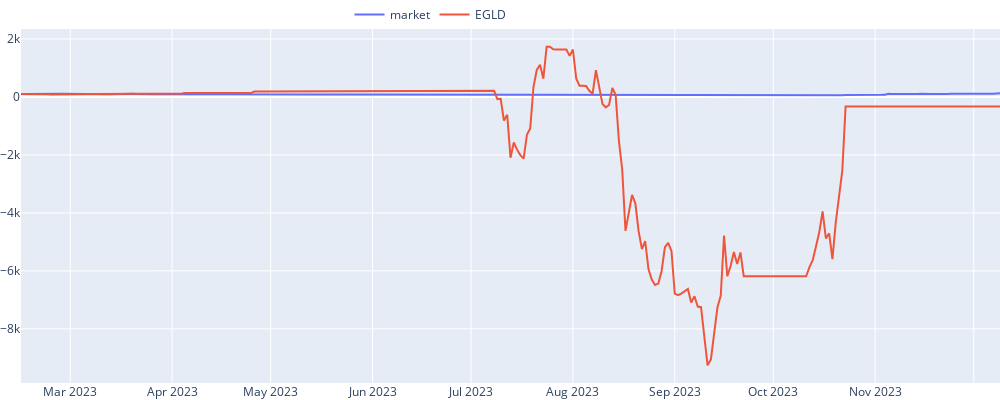
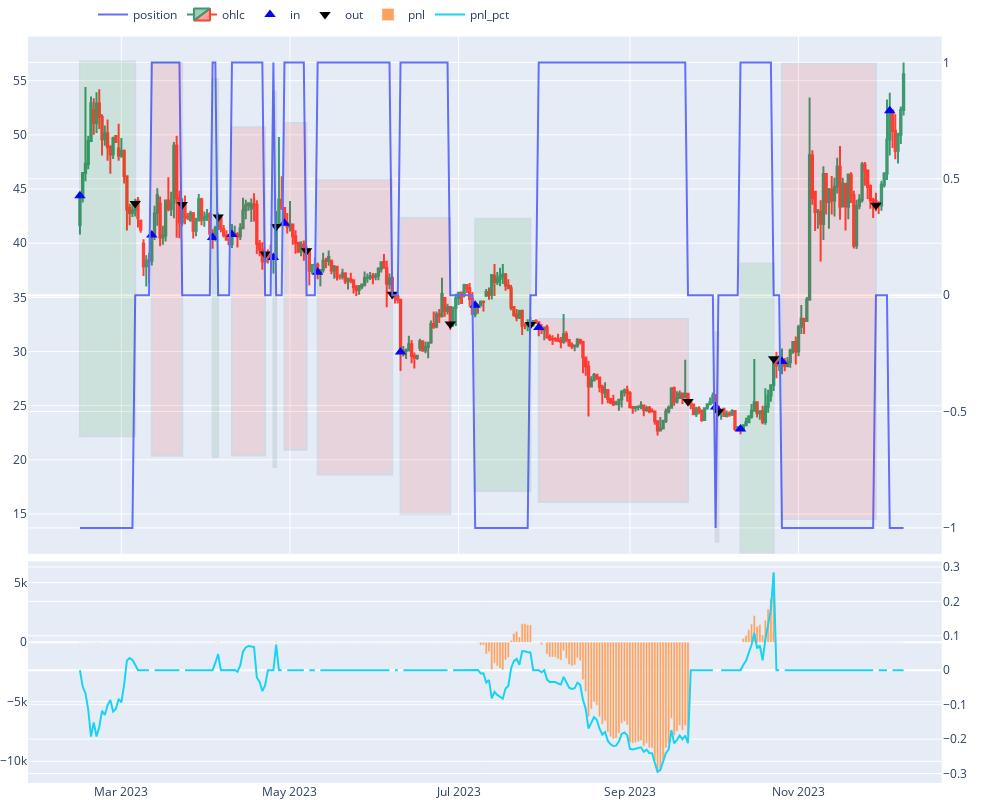
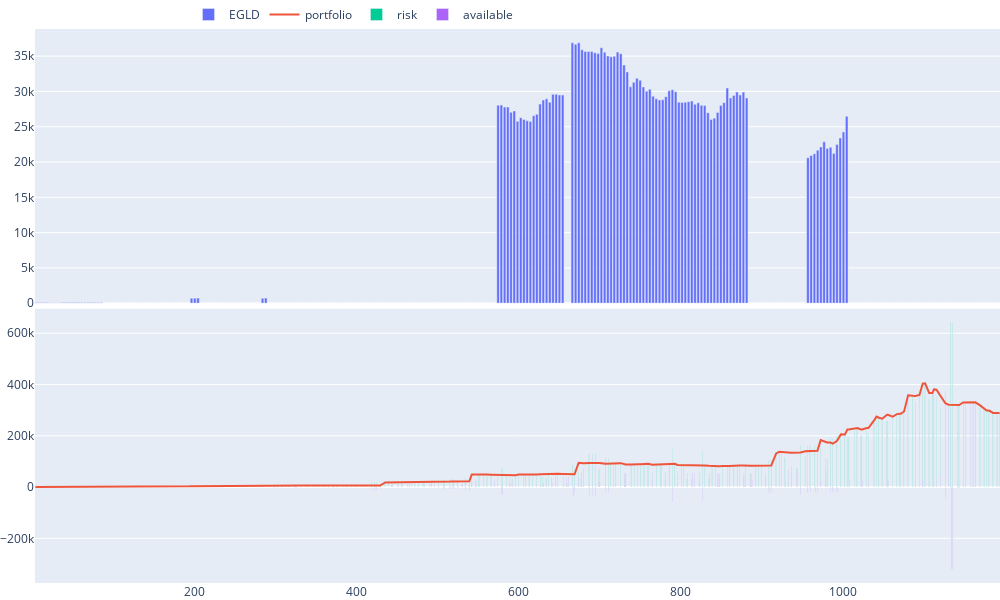

Notebook cell for these charts, in order:
### Code cell
env.get_viz(agentId=4, symbol = "EGLD")

### Figure 1 — Plotly figure (JSON) as saved in the notebook; plotly's stock layout.template omitted (floating-point values rounded to 4 significant figures; data arrays with more than 128 entries replaced by an {"elided": "..."} marker saying what was removed)
{"data": [{"name": "market", "type": "scatter", "x": {"elided": "299 str values"}, "y": {"elided": "299 float values"}}, {"name": "EGLD", "type": "scatter", "x": {"elided": "299 str values"}, "y": {"elided": "299 float values"}}], "layout": {"height": 400, "legend": {"orientation": "h", "x": 0.5, "xanchor": "right", "y": 1, "yanchor": "bottom"}, "margin": {"b": 0, "l": 10, "r": 0, "t": 0}, "width": 1000}}

### Figure 2 — Plotly figure (JSON) as saved in the notebook; plotly's stock layout.template omitted (floating-point values rounded to 4 significant figures; data arrays with more than 128 entries replaced by an {"elided": "..."} marker saying what was removed)
{"data": [{"name": "position", "type": "scatter", "x": {"elided": "299 str values"}, "xaxis": "x2", "y": {"elided": "299 int values"}, "yaxis": "y4"}, {"close": {"elided": "299 float values"}, "high": {"elided": "299 float values"}, "low": {"elided": "299 float values"}, "name": "ohlc", "open": {"elided": "299 float values"}, "type": "candlestick", "x": {"elided": "299 str values"}, "xaxis": "x2", "yaxis": "y3"}, {"marker": {"color": "blue", "size": 10, "symbol": 5}, "mode": "markers", "name": "in", "type": "scatter", "x": ["2023-02-14T00:00:00", "2023-03-12T00:00:00", "2023-04-03T00:00:00", "2023-04-10T00:00:00", "2023-04-25T00:00:00", "2023-04-29T00:00:00", "2023-05-11T00:00:00", "2023-06-10T00:00:00", "2023-07-07T00:00:00", "2023-07-30T00:00:00", "2023-10-02T00:00:00", "2023-10-11T00:00:00", "2023-10-26T00:00:00", "2023-12-04T00:00:00"], "xaxis": "x2", "y": [44.37, 40.75, 40.52, 40.8, 38.67, 41.85, 37.31, 29.96, 34.27, 32.22, 24.87, 22.84, 29.08, 52.22], "yaxis": "y3"}, {"marker": {"color": "black", "size": 10, "symbol": 6}, "mode": "markers", "name": "out", "type": "scatter", "x": ["2023-03-06T00:00:00", "2023-03-23T00:00:00", "2023-04-05T00:00:00", "2023-04-22T00:00:00", "2023-04-26T00:00:00", "2023-05-07T00:00:00", "2023-06-07T00:00:00", "2023-06-28T00:00:00", "2023-07-27T00:00:00", "2023-09-22T00:00:00", "2023-10-03T00:00:00", "2023-10-23T00:00:00", "2023-11-29T00:00:00"], "xaxis": "x2", "y": [43.67, 43.57, 42.42, 39.01, 41.55, 39.31, 35.29, 32.55, 32.5, 25.39, 24.45, 29.33, 43.51], "yaxis": "y3"}, {"name": "pnl", "type": "bar", "x": {"elided": "299 str values"}, "xaxis": "x3", "y": {"elided": "299 float values"}, "yaxis": "y5"}, {"name": "pnl_pct", "type": "scatter", "x": {"elided": "299 str values"}, "xaxis": "x3", "y": {"elided": "299 float values"}, "yaxis": "y6"}], "layout": {"height": 800, "legend": {"orientation": "h", "x": 0.5, "xanchor": "right", "y": 1, "yanchor": "bottom"}, "margin": {"b": 0, "l": 10, "r": 0, "t": 0}, "shapes": [{"fillcolor": "green", "opacity": 0.1, "x0": "2023-02-14T00:00:00", "x1": "2023-03-06T00:00:00", "xref": "x2", "y0": 22.18, "y1": 56.77, "yref": "y3"}, {"fillcolor": "red", "opacity": 0.1, "x0": "2023-03-12T00:00:00", "x1": "2023-03-23T00:00:00", "xref": "x2", "y0": 20.38, "y1": 56.64, "yref": "y3"}, {"fillcolor": "green", "opacity": 0.1, "x0": "2023-04-03T00:00:00", "x1": "2023-04-05T00:00:00", "xref": "x2", "y0": 20.26, "y1": 55.15, "yref": "y3"}, {"fillcolor": "red", "opacity": 0.1, "x0": "2023-04-10T00:00:00", "x1": "2023-04-22T00:00:00", "xref": "x2", "y0": 20.4, "y1": 50.71, "yref": "y3"}, {"fillcolor": "green", "opacity": 0.1, "x0": "2023-04-25T00:00:00", "x1": "2023-04-26T00:00:00", "xref": "x2", "y0": 19.34, "y1": 54.02, "yref": "y3"}, {"fillcolor": "red", "opacity": 0.1, "x0": "2023-04-29T00:00:00", "x1": "2023-05-07T00:00:00", "xref": "x2", "y0": 20.93, "y1": 51.1, "yref": "y3"}, {"fillcolor": "red", "opacity": 0.1, "x0": "2023-05-11T00:00:00", "x1": "2023-06-07T00:00:00", "xref": "x2", "y0": 18.66, "y1": 45.88, "yref": "y3"}, {"fillcolor": "red", "opacity": 0.1, "x0": "2023-06-10T00:00:00", "x1": "2023-06-28T00:00:00", "xref": "x2", "y0": 14.98, "y1": 42.31, "yref": "y3"}, {"fillcolor": "green", "opacity": 0.1, "x0": "2023-07-07T00:00:00", "x1": "2023-07-27T00:00:00", "xref": "x2", "y0": 17.14, "y1": 42.25, "yref": "y3"}, {"fillcolor": "red", "opacity": 0.1, "x0": "2023-07-30T00:00:00", "x1": "2023-09-22T00:00:00", "xref": "x2", "y0": 16.11, "y1": 33.01, "yref": "y3"}, {"fillcolor": "red", "opacity": 0.1, "x0": "2023-10-02T00:00:00", "x1": "2023-10-03T00:00:00", "xref": "x2", "y0": 12.44, "y1": 31.79, "yref": "y3"}, {"fillcolor": "green", "opacity": 0.1, "x0": "2023-10-11T00:00:00", "x1": "2023-10-23T00:00:00", "xref": "x2", "y0": 11.42, "y1": 38.13, "yref": "y3"}, {"fillcolor": "red", "opacity": 0.1, "x0": "2023-10-26T00:00:00", "x1": "2023-11-29T00:00:00", "xref": "x2", "y0": 14.54, "y1": 56.56, "yref": "y3"}], "width": 1000, "xaxis": {"anchor": "y", "domain": [0, 0.94], "matches": "x3", "rangeslider": {"visible": false}, "showticklabels": false}, "xaxis2": {"anchor": "y3", "domain": [0, 0.94], "matches": "x3", "rangeslider": {"visible": false}, "showticklabels": false}, "xaxis3": {"anchor": "y5", "domain": [0, 0.94], "rangeslider": {"visible": false}}, "yaxis": {"anchor": "x", "domain": [1, 1]}, "yaxis2": {"anchor": "x", "overlaying": "y", "side": "right"}, "yaxis3": {"anchor": "x2", "domain": [0.304, 0.99]}, "yaxis4": {"anchor": "x2", "overlaying": "y3", "side": "right"}, "yaxis5": {"anchor": "x3", "domain": [0, 0.294]}, "yaxis6": {"anchor": "x3", "overlaying": "y5", "side": "right"}}}

### Figure 3 — Plotly figure (JSON) as saved in the notebook; plotly's stock layout.template omitted (floating-point values rounded to 4 significant figures; data arrays with more than 128 entries replaced by an {"elided": "..."} marker saying what was removed)
{"data": [{"name": "EGLD", "type": "bar", "x": {"elided": "299 str values"}, "xaxis": "x", "y": {"elided": "299 float values"}, "yaxis": "y"}, {"name": "portfolio", "type": "scatter", "x": {"elided": "299 int values"}, "xaxis": "x2", "y": {"elided": "299 float values"}, "yaxis": "y2"}, {"name": "risk", "type": "bar", "x": {"elided": "299 int values"}, "xaxis": "x2", "y": {"elided": "299 float values"}, "yaxis": "y2"}, {"name": "available", "type": "bar", "x": {"elided": "299 int values"}, "xaxis": "x2", "y": {"elided": "299 float values"}, "yaxis": "y2"}], "layout": {"height": 600, "legend": {"orientation": "h", "x": 0.5, "xanchor": "right", "y": 1, "yanchor": "bottom"}, "margin": {"b": 0, "l": 10, "r": 0, "t": 0}, "width": 1000, "xaxis": {"anchor": "y", "domain": [0, 1], "matches": "x2", "showticklabels": false}, "xaxis2": {"anchor": "y2", "domain": [0, 1]}, "yaxis": {"anchor": "x", "domain": [0.505, 1]}, "yaxis2": {"anchor": "x2", "domain": [0, 0.495]}}}
